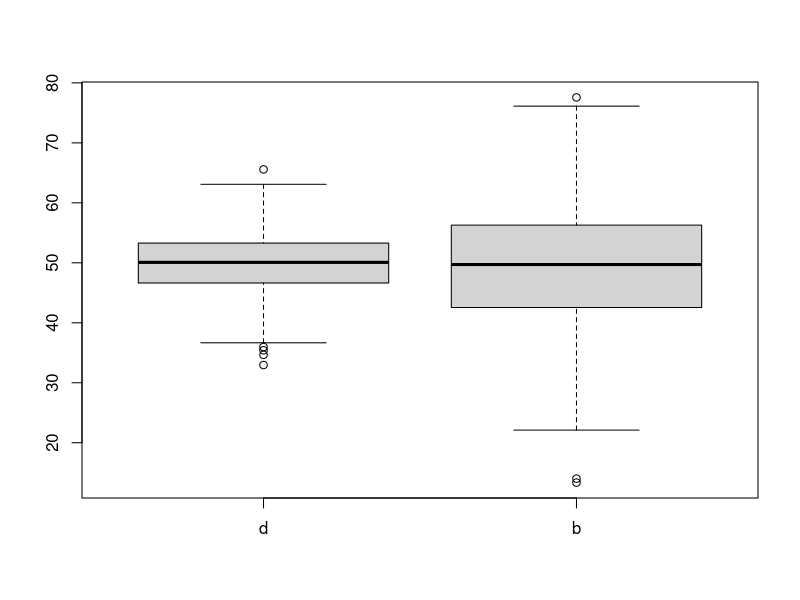
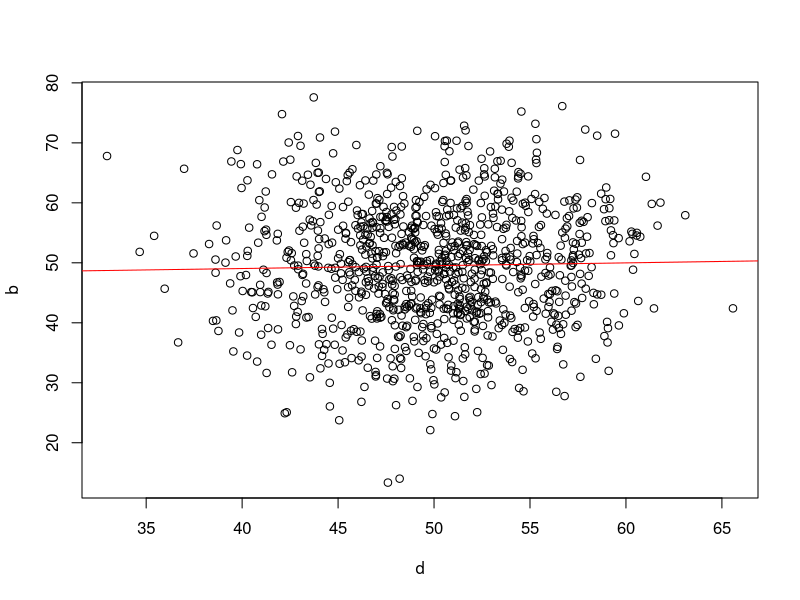
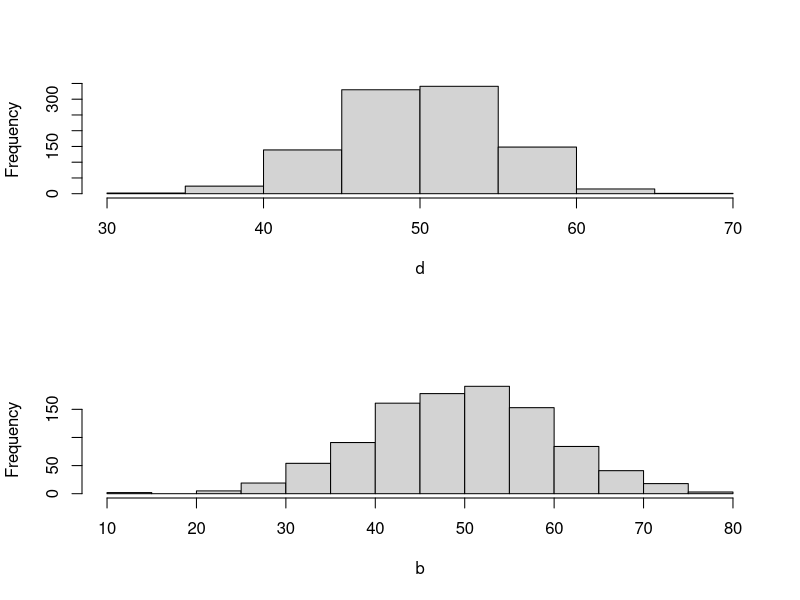

The R script that drew these images, in order:
## ---- chunk 1
knitr::opts_chunk$set(echo = TRUE)
## ---- chunk 2
a <- c(500:600)
a
as.integer(a)
sum(a)
## ---- chunk 3
x <- c(900:1000)
x
as.integer(x)
sqrt(x)
sum(sqrt(x))
## ---- chunk 4
d <- rnorm(n = 1000, mean = 50, sd = 5)
d

## Question 3b, create a sample of 1000 datapoints from a normal distribution with mean of 50 and SD of 10 and then plot a boxplot

b <- rnorm(n = 1000, mean = 50, sd = 10)
b

boxplot(d,b,names=c("d","b"))
## ---- chunk 5
mylm <- lm(b~d)
plot(d,b)
abline(mylm,col="red")
## ---- chunk 6

par(mfrow = c(2, 1))
hist(d,main="")
hist(b,main="")
## ---- chunk 7
sessionInfo()
